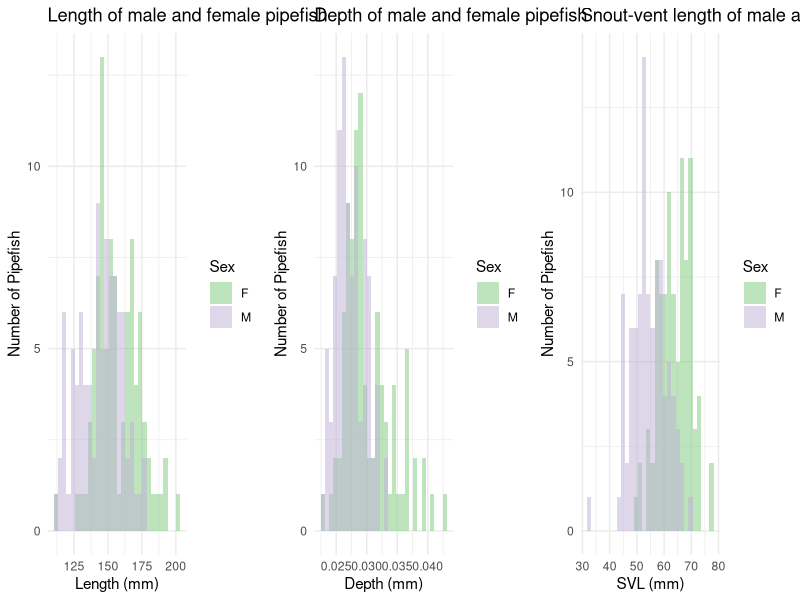

The R script that drew this image: (Note: this script raises an error after producing the figure.)
## ---- chunk 1
knitr::opts_knit$set(root.dir='../',
                     fig_path="../figs/")
## ---- chunk 2
#This is a cohesive list of all the libraries used in this document
library(ggplot2)
library(cowplot)
library(fBasics)
library(pwr)
library(lme4)
library(dplyr)
library(tidyr)
library(knitr)

## ---- chunk 3

#MomIDs and embryo counts for each section of the male's brood pouch
em_dat <- read.csv("data/EmbryoParentage_fuscus.csv")

#Metadata for males and females from the mesocosm experiments
fem_mesoFU <- read.csv("data/all_fem_meso_fuscus.csv")
mal_mesoFU <- read.csv("data/all_mal_meso_fuscus.csv")

## ---- chunk 4
#Adjust the torso depth
fem_mesoFU$depth_adj <- fem_mesoFU$depth/fem_mesoFU$length
mal_mesoFU$depth_adj <- mal_mesoFU$depth/mal_mesoFU$length

#Testing to see if the variances are equal
var.test(fem_mesoFU$length, mal_mesoFU$length) #EQUAL
var.test(fem_mesoFU$depth_adj, mal_mesoFU$depth_adj) #NOT EQUAL
var.test(fem_mesoFU$svl, mal_mesoFU$svl) #EQUAL

#Testing for normal distribution - Females
normalTest(fem_mesoFU$length, method = "da") #NORMAL
normalTest(fem_mesoFU$depth_adj, method = "da") #NOT NORMAL
normalTest(fem_mesoFU$svl, method = "da") #NORMAL

#Testing for normal distribution - Males
normalTest(mal_mesoFU$length, method = "da") #NOT NORMAL
normalTest(mal_mesoFU$depth_adj, method = "da") #NORMAL
normalTest(mal_mesoFU$svl, method = "da") #NORMAL

## ---- chunk 5
#Combining the datasets
fem_mesoFU$Sex <- "F"
mal_mesoFU$Sex <- "M"
all_sex_meso <- rbind(fem_mesoFU[, c("length", "depth_adj", "svl", "Sex")], mal_mesoFU[, c("length", "depth_adj", "svl", "Sex")])

length <- ggplot(data = all_sex_meso, aes(x = length)) +
  geom_histogram(aes(fill = Sex),
                 alpha = 0.5,
                 position = 'identity') +
  scale_fill_manual(values = c("#7fc97f75", "#beaed475")) +
  theme_minimal() +
  labs(x = "Length (mm)",
       y = "Number of Pipefish",
       title = "Length of male and female pipefish")

depth <- ggplot(data = all_sex_meso, aes(x = depth_adj)) +
  geom_histogram(aes(fill = Sex),
                 alpha = 0.5,
                 position = 'identity') +
  scale_fill_manual(values = c("#7fc97f75", "#beaed475")) +
  theme_minimal() +
  labs(x = "Depth (mm)",
       y = "Number of Pipefish",
       title = "Depth of male and female pipefish")

svl <- ggplot(data = all_sex_meso, aes(x = svl)) +
  geom_histogram(aes(fill = Sex),
                 alpha = 0.5,
                 position = 'identity') +
  scale_fill_manual(values = c("#7fc97f75", "#beaed475")) +
  theme_minimal() +
  labs(x = "SVL (mm)",
       y = "Number of Pipefish",
       title = "Snout-vent length of male and female pipefish")

plot_grid(length, depth, svl,
          ncol = 3)

## ---- chunk 6
#Running the appropriate test
wilcox.test(fem_mesoFU$length, mal_mesoFU$length)
wilcox.test(fem_mesoFU$depth_adj, mal_mesoFU$depth_adj)
t.test(fem_mesoFU$svl, mal_mesoFU$svl, var.equal = TRUE)
## ---- chunk 7

#Checking the power - length
d_mean_len <- abs(mean(fem_mesoFU$length, na.rm = TRUE) - 
                    mean(mal_mesoFU$length, na.rm = TRUE))
pool_sd_len <- sqrt((var(fem_mesoFU$length, na.rm = TRUE) + 
                       var(mal_mesoFU$length, na.rm = TRUE))/ 2)
d_len <- d_mean_len/pool_sd_len

pwr.t.test(n = nrow(fem_mesoFU), 
           d = d_len,
           sig.level = 0.05,
           type = 'two.sample',
           alternative = 'two.sided')

#Checking the power - SVL
d_mean_svl <- abs(mean(fem_mesoFU$svl, na.rm = TRUE) - 
                    mean(mal_mesoFU$svl, na.rm = TRUE))
pool_sd_svl <- sqrt((var(fem_mesoFU$svl, na.rm = TRUE) + 
                       var(mal_mesoFU$svl, na.rm = TRUE))/ 2)
d_svl <- d_mean_svl/pool_sd_svl

pwr.t.test(n = nrow(fem_mesoFU), 
           d = d_svl,
           sig.level = 0.05,
           type = 'two.sample',
           alternative = 'two.sided')

#Checking the power - Depth
d_mean_depth <- abs(mean(fem_mesoFU$depth_adj, na.rm = TRUE) - 
                      mean(mal_mesoFU$depth_adj, na.rm = TRUE))
pool_sd_depth <- sqrt((var(fem_mesoFU$depth_adj, na.rm = TRUE) + 
                         var(mal_mesoFU$depth_adj, na.rm = TRUE))/ 2)
d_depth <- d_mean_depth/pool_sd_depth
pwr.t.test(n = nrow(fem_mesoFU), 
           d = d_depth,
           sig.level = 0.05,
           type = 'two.sample',
           alternative = 'two.sided')

## ---- chunk 8

## ---- chunk 9
#Make a column in *_meso that contains the full fishID (i.e. FU1M3) to match the 
#formatting in the fitness datasets (make sure they have the same name for merging purposes)
fem_mesoFU$momID <- paste0("FU", fem_mesoFU$trial_num, "F",
                         fem_mesoFU$fishID)
mal_mesoFU$maleID <- paste0("FU", mal_mesoFU$trial_num, "M",
                          mal_mesoFU$fishID)

#Merge the datasets based on the columns created above
fem_all <- merge(fem_mesoFU, fem_fitness, by = "momID", 
                 all.x = TRUE, all.y = TRUE)
mal_all <- merge(mal_mesoFU, mal_fitness, by = "maleID", 
                 all.x = TRUE, all.y = TRUE)
## ---- chunk 10
#Subset the merged datasets to remove trials without successful matings 
fem_succFU <- subset(fem_all, !(trial_num %in% c(4, 7, 8, 9)))
mal_succFU <- subset(mal_all, !(trial_num %in% c(4, 7, 8, 9)))

#Replace NAs with 0s in the columns related to fitness
mal_succFU[, c("MatingSuccess", "NumDeveloped_Calc", 
               "NumUndeveloped_Calc", "totalEggs")] <- sapply(mal_succFU[,
                                                                         c("MatingSuccess", "NumDeveloped_Calc", 
               "NumUndeveloped_Calc", "totalEggs")],
                           function(x)
                             ifelse(is.na(x), 0, x))

fem_succFU[, c("MatingSuccess", "NumDeveloped", 
               "NumUndeveloped", "totalEggs")] <- sapply(fem_succFU[, c("MatingSuccess", 
                                                                        "NumDeveloped", 
                                                                        "NumUndeveloped", 
                                                                        "totalEggs")],
                           function(x)
                             ifelse(is.na(x), 0, x))

#Add a column for females to denote mated or unmated
fem_succFU$mated <- ifelse(fem_succFU$MatingSuccess > 0, 1, 0)

## ---- chunk 11
#create a subset of only the males who mated
mated_malFU <- mal_succFU[mal_succFU$preg_status == 1, ]

#Plot brood size against the different metrics for pouch size
par(mfrow=c(1,2))
plot(mated_malFU$bp_area,
     mated_malFU$totalEggs,
     xlab = expression(paste("Brood Pouch Area (mm"^2*")")),
     ylab = "Brood Size (# embryos)",
     col = "darkorange",
     pch = 19)
abline(lm(mated_malFU$totalEggs ~ as.numeric(mated_malFU$bp_area)), lwd = 3, lty = 2)
plot(mated_malFU$bp_length,
     mated_malFU$totalEggs,
     xlab = "Brood Pouch Length (mm)",
     ylab = "Brood Size (# embryos)",
     col = "cyan4",
     pch = 19)
abline(lm(mated_malFU$totalEggs ~ as.numeric(mated_malFU$bp_length)), lwd = 3, lty = 2)
## ---- chunk 12
cor.test(as.numeric(mated_malFU$bp_area), mated_malFU$totalEggs)
cor.test(as.numeric(mated_malFU$bp_length), mated_malFU$totalEggs)
## ---- chunk 13
plot(mated_malFU$length,
     mated_malFU$totalEggs,
     xlab = "Standard Length (mm)",
     ylab = "Brood Size (# embryos)",
     col = "#CD5C5C75",
     pch = 19,
     cex = 1.5
)
abline(lm(mated_malFU$totalEggs ~ as.numeric(mated_malFU$length)), lwd = 3, lty = 2)
## ---- chunk 14
cor.test(as.numeric(mated_malFU$length), mated_malFU$totalEggs)
## ---- chunk 15
eggs_per_mate <- fem_succFU$totalEggs/fem_succFU$MatingSuccess
mean(eggs_per_mate, na.rm = TRUE)
sd(eggs_per_mate, na.rm = TRUE)/sqrt(length(eggs_per_mate))
## ---- chunk 16
#create a subset of only the females who mated
mated_femFU <- fem_succFU[fem_succFU$mated == 1, ]

#Plot total number of eggs transferred against the different metrics for females size
par(mfrow=c(1,3))
plot(mated_femFU$length,
     mated_femFU$totalEggs,
     xlab = "Length (mm)",
     ylab = "Number of eggs transferred",
     col = "darkorange",
     pch = 19)
abline(lm(mated_femFU$totalEggs ~ mated_femFU$length), lwd = 3, lty = 2)
plot(mated_femFU$depth_adj,
     mated_femFU$totalEggs,
     xlab = "Depth (mm)",
     ylab = "Number of eggs transferred",
     col = "cyan4",
     pch = 19)
abline(lm(mated_femFU$totalEggs ~ mated_femFU$depth_adj), lwd = 3, lty = 2)
plot(mated_femFU$svl,
     mated_femFU$totalEggs,
     xlab = "Snout-vent Length (mm)",
     ylab = "Number of eggs transferred",
     col = "purple",
     pch = 19)
abline(lm(mated_femFU$totalEggs ~ mated_femFU$svl), lwd = 3, lty = 2)

## ---- chunk 17
cor.test(mated_femFU$length, as.numeric(mated_femFU$totalEggs))
cor.test(mated_femFU$depth_adj, as.numeric(mated_femFU$totalEggs))
cor.test(mated_femFU$svl, as.numeric(mated_femFU$totalEggs))

## ---- chunk 18

par(mfrow=c(2,3))
mal_succFU$preg_status <- as.factor(mal_succFU$preg_status)
boxplot(mal_succFU$length ~ mal_succFU$preg_status,
        xlab = "Mated",
        ylab = "Length (mm)",
        col= c("darkorange", "cyan4"))
boxplot(mal_succFU$depth_adj ~ mal_succFU$preg_status,
        xlab = "Mated",
        ylab = "Depth (mm)",
        col= c("darkorange", "cyan4"))
boxplot(mal_succFU$svl ~ mal_succFU$preg_status,
        xlab = "Mated",
        ylab = "Snout-vent Length (mm)",
        col= c("darkorange", "cyan4"))
boxplot(as.numeric(mal_succFU$bp_area) ~ mal_succFU$preg_status,
        xlab = "Mated",
        ylab = expression(paste("Brood Pouch Area (mm"^2*")")),
        col= c("darkorange", "cyan4"))
boxplot(mal_succFU$bp_length ~ mal_succFU$preg_status,
        xlab = "Mated",
        ylab = "Brood Pouch Length (mm)",
        col= c("darkorange", "cyan4"))
boxplot(mal_succFU$weight ~ mal_succFU$preg_status,
        xlab = "Mated",
        ylab = "Weight (g)",
        col= c("darkorange", "cyan4"))
## ---- chunk 19
##Test the assumptions
##Looking for equal variances
var.test(mal_succFU$length ~ mal_succFU$preg_status) #equal
var.test(mal_succFU$depth_adj ~ mal_succFU$preg_status) #equal
var.test(mal_succFU$svl ~ mal_succFU$preg_status) #not equal
var.test(as.numeric(mal_succFU$bp_area) ~ mal_succFU$preg_status) #equal
var.test(mal_succFU$bp_length ~ mal_succFU$preg_status) #equal
var.test(mal_succFU$weight ~ mal_succFU$preg_status) #not equal

##Looking for a normal distribution
normalTest(mal_succFU$length, method = "da") #not normal
normalTest(mal_succFU$depth_adj, method = "da") #normal
normalTest(mal_succFU$svl, method = "da") #normal
normalTest(as.numeric(mal_succFU$bp_area), method = "da") #not normal
normalTest(mal_succFU$bp_length, method = "da") #normal
normalTest(mal_succFU$weight, method = "da") #not normal

##Running the appropriate test
wilcox.test(mal_succFU$length ~ mal_succFU$preg_status) #Not sig.
t.test(mal_succFU$depth_adj ~ mal_succFU$preg_status,
       var.equal = TRUE) #not sig.
t.test(mal_succFU$svl ~ mal_succFU$preg_status,
       var.equal = FALSE) #not sig.
wilcox.test(as.numeric(mal_succFU$bp_area) ~ mal_succFU$preg_status) #not. sig.
t.test(mal_succFU$bp_length ~ mal_succFU$preg_status,
       var.equal = TRUE) #sig?
wilcox.test(mal_succFU$weight ~ mal_succFU$preg_status) #not sig.
## ---- chunk 20

hist(mal_all$bp_length, 
     xlab = "Brood Pouch Length (mm)", 
     ylab = "Number of male pipefish",
     col = "#beaed4", breaks = 15, main = "")

hist(mal_all$bp_length[mal_all$preg_status != 0], 
     add = TRUE,
     col = "#8968CD", breaks = 10)


legend("topright",
       legend = c("Mated Males", "All Males"),
       col = c("#8968CD", "#beaed4"),
       pch = 15)
## ---- chunk 21
par(mfrow=c(2,2))
fem_succFU$mated <- as.factor(fem_succFU$mated)

boxplot(fem_succFU$length ~ fem_succFU$mated,
        xlab = "Mated",
        ylab = "Length (mm)",
        col= c("darkorange", "cyan4"))
boxplot(fem_succFU$depth_adj ~ fem_succFU$mated,
        xlab = "Mated",
        ylab = "Depth (mm)",
        col= c("darkorange", "cyan4"))
boxplot(fem_succFU$svl ~ fem_succFU$mated,
        xlab = "Mated",
        ylab = "Snout-vent Length (mm)",
        col= c("darkorange", "cyan4"))
boxplot(fem_succFU$weight ~ fem_succFU$mated,
        xlab = "Mated",
        ylab = "Weight (g)",
        col= c("darkorange", "cyan4"))

## ---- chunk 22
#Test the assumptions
##Equal variances
var.test(fem_succFU$length ~ fem_succFU$mated) #equal
var.test(fem_succFU$depth_adj ~ fem_succFU$mated) #not equal
var.test(fem_succFU$svl ~ fem_succFU$mated) #equal
var.test(fem_succFU$weight ~ fem_succFU$mated) #equal

##Normal Distributions
normalTest(fem_succFU$length, method = "da") #normal
normalTest(fem_succFU$depth_adj, method = "da") #not normal
normalTest(fem_succFU$svl, method = "da") #normal
normalTest(fem_succFU$weight, method = "da") #normal

#Running the appropriate test
t.test(fem_succFU$length ~ fem_succFU$mated, 
       var.equal = TRUE) #not sig.
wilcox.test(fem_succFU$depth_adj ~ fem_succFU$mated) #not sig.
t.test(fem_succFU$svl ~ fem_succFU$mated, 
       var.equal = TRUE) #not sig.
t.test(fem_succFU$weight ~ fem_succFU$mated,
       var.equal = TRUE) #not sig.
## ---- chunk 23

hist(fem_all$depth_adj, 
     xlab = "Torso Depth (mm)", 
     ylab = "Number of female pipefish",
     col = "#7fc97f", breaks = 20, main = "")

hist(fem_all$depth_adj[fem_all$MatingSuccess != 0], 
     add = TRUE,
     col = "#548B54", breaks = 15)

legend("topright",
       legend = c("Mated Females", "All Females"),
       col = c("#548B54", "#7fc97f"),
       pch = 15)
## ---- chunk 24
##FEMALES
#Create a dataframe to store the calculations of I and I_S in
fem_opp_selection <- data.frame(matrix(ncol = 3,
                                       nrow = 0))

colnames(fem_opp_selection) <- c("trial_num", "I", "I_s")

#Loop through the different trials and calculate I and I_S
for (trial in unique(fem_succFU$trial_num)) {
  
  #Subset the overall dataframe to work with an individual trial
  tmp <- fem_succFU[fem_succFU$trial_num == trial, ]
  
  #Calculate opportunity selection
  I <- var(tmp$NumDeveloped)/(mean(tmp$NumDeveloped)^2)
  
  I_s <- var(tmp$MatingSuccess)/(mean(tmp$MatingSuccess)^2)
  
  #Combining all of the selection values (Is) and save the output
  trial_num <- trial
  selection <- cbind(trial_num, I, I_s)
  
  fem_opp_selection <- rbind(fem_opp_selection, selection)
  
}


##MALES
#Create a dataframe to store the calculations of I and I_S in
mal_opp_selection <- data.frame(matrix(ncol = 3,
                                       nrow = 0))

colnames(mal_opp_selection) <- c("trial_num", "I", "I_s")

#Loop through the different trials and calculate I and I_S
for (trial in unique(mal_succFU$trial_num)) {
  
  #Subset the overall dataframe to work with an individual trial
  tmp <- mal_succFU[mal_succFU$trial_num == trial, ]
  
  #Calculate opportunity selection
  I <- var(tmp$NumDeveloped)/(mean(tmp$NumDeveloped)^2)
  
  I_s <- var(tmp$MatingSuccess)/(mean(tmp$MatingSuccess)^2)
  
  #Combining all of the selection values (Is) and save the output
  trial_num <- trial
  selection <- cbind(trial_num, I, I_s)
  
  mal_opp_selection <- rbind(mal_opp_selection, selection)
  
}

#Merge the selection coefficients from males and females into one dataset to 
#make life easier
fem_opp_selection$Sex <- "F"
mal_opp_selection$Sex <- "M"

opp_selection_all <- rbind(fem_opp_selection, mal_opp_selection)
## ---- chunk 25
#List the columns of interest
columns <- c("I", "I_s")

#Create a dataframe to store the final values in
opp_average <- data.frame(matrix(ncol = 4,
                                 nrow = 0))
colnames(opp_average) <- c("Average", "Interval", "Episode_sel", "Sex")

#Calculate the critical value
crit <- qt(p = 0.975, df = (nrow(fem_opp_selection) - 1))

for (j in 1:length(columns)) {
    
    col_name <- columns[[j]]
    
    #Calculate the means
    mean <- t(t(tapply(opp_selection_all[, colnames(opp_selection_all) == col_name], 
                       opp_selection_all$Sex, 
                       mean)))
    
    #Calculate standard error
    se <- t(t(tapply(opp_selection_all[, colnames(opp_selection_all) == col_name], 
                     opp_selection_all$Sex, 
                 function(x){
                   sqrt(var(x))/sqrt(length(x))
                 })))
    
    #Calculate the value that is added and subtracted from the mean
    int <- se*crit
    
    #Combine the data together
    episode <- as.data.frame(cbind(mean, int))
    colnames(episode) <- c("Average", "Interval")
    
    episode$Episode_sel <- col_name
    episode$Sex <- rownames(episode)
    
    rownames(episode) <- NULL
    
    opp_average <- rbind(opp_average, episode)
    
  }

## ---- chunk 26

#Create a new column
opp_average <- opp_average %>%
  mutate(Combined = paste0(round(Average , 2), 
                           " (", round(Average - Interval, 2), ", ",
                           round(Average + Interval, 2), ")"))

#Transform data into wide format
sum_opp <- opp_average %>% 
  select(Episode_sel, Sex, Combined) %>% 
  pivot_wider(names_from = Sex, values_from = Combined) 

#Display the table
kable(sum_opp, caption = "Average Opportunity of Selection (95% CI) for Males and Females")

## ---- chunk 27

#Set parameters
sex_cols <- c("F" = "#7fc97f", "M" = "#beaed4" )
pd <- position_dodge(1)

ggplot(opp_average,
       aes(x = Episode_sel,
           y = Average,
           color = Sex,
           group = Sex)) +
  geom_errorbar(aes(ymin = Average - Interval,
                    ymax = Average + Interval),
                color = "black",
                width = 0.2,
                position = pd,
                linewidth = 1) +
  geom_point(position = pd,
             size = 4) +
  xlab("Episode of Selection") +
  ylab("Average Fitness Value") +
  scale_color_manual(values = sex_cols) +
  theme(panel.grid.major = element_blank(), 
        panel.grid.minor = element_blank(), 
        panel.background = element_blank(), 
        axis.line = element_line(colour = "black")) +
  theme(legend.position = "bottom",
        legend.key=element_blank(),
        axis.title.x = element_text(size = 16,
                                    vjust = -0.5),
        axis.text.x = element_text(size = 16, family = "serif"),
        axis.title.y = element_text(size = 16,
                                    vjust = 2.5),
        axis.text.y = element_text(size = 16),
        legend.title = element_text(size = 14),
        legend.text = element_text(size = 12)) +
  geom_hline(yintercept = 0, linetype = "dashed", linewidth = 1)

## ---- chunk 28

#Create a dataframe to store all of the intermediate values of fitness in
fem_succ_fitness <- data.frame(matrix(ncol = ncol(fem_succFU) + 9,
                                      nrow = 0))
colnames(fem_succ_fitness) <- c(colnames(fem_succFU),
                                "w1", "w1_squared",
                                "W2", "W2_bar", "w2",
                                "W3", "W3_bar", "w3", "i3")

#Create a dataframe to store the final calculations of I in
opp_selection_episodes_fem <- data.frame(matrix(ncol = 12,
                                            nrow = 0))
colnames(opp_selection_episodes_fem) <- c("trial_num", "I_1", "I_1per", "I_2", "I_2per", 
                                          "I_3", "I_3per", "I_12", "I_12per",
                                          "I", "Iper")

for (trial in unique(fem_succFU$trial_num)) {
  
  #Subset the overall dataframe to work with an individual trial
  tmp <- fem_succFU[fem_succFU$trial_num == trial, ]
  
  #Calculate the absolute pre-copulatory fitness (Eq. 14 Arnold & Wade 1984)
  #This is the same as the calculation of I_s
  tmp$w1 <- tmp$MatingSuccess/mean(tmp$MatingSuccess) #Relative mating success
  tmp$w1_squared <- (tmp$w1)^2
  
  I_1 <- var(tmp$w1) #Variance in relative mating success
  
  #Post-copulatory selection event 1 (Number of eggs transferred) (Eq. 15 Arnold & Wade 1984)
  tmp$W2 <- ifelse(tmp$MatingSuccess > 0,
                   tmp$totalEggs/tmp$MatingSuccess,
                   0) #Number of eggs per mate
  tmp$W2_bar <- tmp$W2 * (tmp$w1/nrow(tmp)) #Number of eggs per mate adjusted by the # of individuals with fitness W
  tmp$w2 <- tmp$W2/sum(tmp$W2_bar)
  
  I_2 <- (sum((tmp$w1 * (tmp$w2)^2))/nrow(tmp) - 1) * nrow(tmp)/(nrow(tmp) - 1)
  
  #Post-copulatory selection event 2 (Number of eggs developed) (Eq. 16 Arnold & Wade 1984)
  tmp$W3 <- ifelse(tmp$totalEggs > 0,
                   tmp$NumDeveloped/tmp$totalEggs,
                   0) #Proportion of transferred eggs that developed
  tmp$W3_bar <- tmp$W3 * ((tmp$totalEggs/mean(tmp$totalEggs))/nrow(tmp)) #Prop. of eggs developed adjusted by the # of individuals with fitness W
  tmp$w3 <- tmp$W3/sum(tmp$W3_bar)
  tmp$i3 <- ((tmp$totalEggs/mean(tmp$totalEggs))/nrow(tmp)) * ((tmp$w3 - 1)^2)
  
  I_3 <- sum(tmp$i3) * nrow(tmp)/(nrow(tmp) - 1)

  I_12 <- var(tmp$totalEggs)/(mean(tmp$totalEggs)^2)
  
  #Total opportunity for selection
  I <- var(tmp$NumDeveloped)/(mean(tmp$NumDeveloped)^2)
  
  #Calculating percentages for each selection event
  I_1per <- (I_1/I)*100
  I_2per <- (I_2/I)*100
  I_3per <- (I_3/I)*100
  I_12per <- (I_12/I)*100
  Iper <- (I/I)*100
  
  #Combining all of the selection values (Is) and saving the output
  trial_num <- trial
  selection <- cbind(trial_num, I_1, I_1per, I_2, I_2per, I_3, I_3per,
                     I_12, I_12per, I, Iper)
  
  opp_selection_episodes_fem <- rbind(opp_selection_episodes_fem, selection)
  
  #Save the intermediate values
  fem_succ_fitness <- rbind(fem_succ_fitness, tmp)
}

#Exporting the data
#write.csv(fem_succ_fitness, "data/fuscus_int_I_fem.csv", row.names = FALSE)
## ---- chunk 29
#Create a dataframe to store all of the intermediate values of fitness in
mal_succ_fitness <- data.frame(matrix(ncol = ncol(mal_succFU) + 9,
                                      nrow = 0))
colnames(mal_succ_fitness) <- c(colnames(mal_succFU),
                                "w1", "w1_squared",
                                "W2", "W2_bar", "w2",
                                "W3", "W3_bar", "w3", "i3")

#Create a dataframe to store the final calculations of I in
opp_selection_episodes_mal <- data.frame(matrix(ncol = 12,
                                            nrow = 0))
colnames(opp_selection_episodes_mal) <- c("trial_num", "I_1", "I_1per", "I_2", "I_2per", 
                                          "I_3", "I_3per", "I_12", "I_12per",
                                          "I", "Iper", "I_s")

for (trial in unique(mal_succFU$trial_num)) {
  
  #Subset the overall dataframe to work with an individual trial
  tmp <- mal_succFU[mal_succFU$trial_num == trial, ]
  
  #Calculate the absolute pre-copultory fitness (Eq. 14 Arnold & Wade 1984)
  tmp$w1 <- tmp$MatingSuccess/mean(tmp$MatingSuccess) #Relative mating success
  tmp$w1_squared <- (tmp$w1)^2
  
  I_1 <- var(tmp$w1) #Variance in relative mating success
  
  #Post-copulatory selection event 1 (Number of eggs transferred) (Eq. 15 Arnold & Wade 1984)
  tmp$W2 <- ifelse(tmp$MatingSuccess > 0,
                   tmp$totalEggs/tmp$MatingSuccess,
                   0) #Number of eggs per mate
  tmp$W2_bar <- tmp$W2 * (tmp$w1/nrow(tmp)) #Number of eggs per mate adjusted by the # of individuals with fitness W
  tmp$w2 <- tmp$W2/sum(tmp$W2_bar)
  
  I_2 <- (sum((tmp$w1 * (tmp$w2)^2))/nrow(tmp) - 1) * nrow(tmp)/(nrow(tmp) - 1)
  
  #Post-copulatory selection event 2 (Number of eggs developed) (Eq. 16 Arnold & Wade 1984)
  tmp$W3 <- ifelse(tmp$totalEggs > 0,
                   tmp$NumDeveloped_Calc/tmp$totalEggs,
                   0) #Proportion of transferred eggs that developed
  tmp$W3_bar <- tmp$W3 * ((tmp$totalEggs/mean(tmp$totalEggs))/nrow(tmp)) #Prop. of eggs developed adjusted by the # of individuals with fitness W
  tmp$w3 <- tmp$W3/sum(tmp$W3_bar)
  tmp$i3 <- ((tmp$totalEggs/mean(tmp$totalEggs))/nrow(tmp)) * ((tmp$w3 - 1)^2)
  
  I_3 <- sum(tmp$i3) * nrow(tmp)/(nrow(tmp) - 1)

  I_12 <- var(tmp$totalEggs)/(mean(tmp$totalEggs)^2)
  
  #Total opportunity for selection
  I <- var(tmp$NumDeveloped_Calc)/(mean(tmp$NumDeveloped_Calc)^2)

  #Calculating percentages for each selection event
  I_1per <- (I_1/I)*100
  I_2per <- (I_2/I)*100
  I_3per <- (I_3/I)*100
  I_12per <- (I_12/I)*100
  Iper <- (I/I)*100
  
  #Combining all of the selection values (Is) and saving the output
  trial_num <- trial
  selection <- cbind(trial_num, I_1, I_1per, I_2, I_2per, I_3, I_3per,
                     I_12, I_12per, I, Iper)
  
  opp_selection_episodes_mal <- rbind(opp_selection_episodes_mal, selection)
  
  #Save the intermediate values
  mal_succ_fitness <- rbind(mal_succ_fitness, tmp)
}

#Exporting the data
#write.csv(mal_succ_fitness, "data/fuscus_int_I_mal.csv", row.names = FALSE)
## ---- chunk 30
#Merge the selection coefficients from males and females into one dataset to 
#make life easier
opp_selection_episodes_fem$Sex <- "F"
opp_selection_episodes_mal$Sex <- "M"

opp_selection_episodes_all <- rbind(opp_selection_episodes_fem, opp_selection_episodes_mal)

#Exporting the data
#write.csv(opp_selection_episodes_all, "data/fuscus_opp_selection.csv", row.names = FALSE)

#List the columns of interest
columns <- c("I_1", "I_2", "I_12", "I_3","I")

#Create a dataframe to store the final values in
opp_episodes_average <- data.frame(matrix(ncol = 4,
                                    nrow = 0))
colnames(opp_episodes_average) <- c("Average", "Interval", 
                                    "Episode_sel", "Sex")

#Calculate the critical value
crit <- qt(p = 0.975, df = (nrow(opp_selection_episodes_fem) - 1))

for (j in 1:length(columns)) {
    
    col_name <- columns[[j]]
    
    #Calculate the means
    mean <- t(t(tapply(opp_selection_episodes_all[, colnames(opp_selection_episodes_all) 
                                                  == col_name], 
                       opp_selection_episodes_all$Sex, 
                       mean)))
    
    #Calculate standard error
    se <- t(t(tapply(opp_selection_episodes_all[, colnames(opp_selection_episodes_all) 
                                                == col_name], 
                     opp_selection_episodes_all$Sex, 
                 function(x){
                   sqrt(var(x))/sqrt(length(x))
                 })))
    
    #Calculate the value that is added and subtracted from the mean
    int <- se*crit
    
    #Combine the data together
    episode <- as.data.frame(cbind(mean, int))
    colnames(episode) <- c("Average", "Interval")
    
    episode$Episode_sel <- col_name
    episode$Sex <- rownames(episode)
    
    rownames(episode) <- NULL
    
    opp_episodes_average <- rbind(opp_episodes_average, episode)
    
  }


## ---- chunk 31

#Create a new column
opp_episodes_average <- opp_episodes_average %>%
  mutate(Combined = paste0(round(Average , 3), 
                           " (", round(Average - Interval, 2), ", ",
                           round(Average + Interval, 2), ")"))

#Transform data into wide format
sum_table <- opp_episodes_average %>% 
  select(Episode_sel, Sex, Combined) %>% 
  pivot_wider(names_from = Sex, values_from = Combined) 

#Display the table
kable(sum_table, caption = "Average Episode of Selection (95% CI) for Males and Females")

## ---- chunk 32

#Set parameters

ggplot(opp_episodes_average,
       aes(x = Episode_sel,
           y = Average,
           color = Sex,
           group = Sex)) +
  geom_errorbar(aes(ymin = Average - Interval,
                    ymax = Average + Interval),
                color = "black",
                width = 0.2,
                position = pd,
                linewidth = 1) +
  geom_point(position = pd,
             size = 4) +
  xlab("Episode of Selection") +
  ylab("Average Fitness Value") +
  scale_color_manual(values = sex_cols) +
  theme(panel.grid.major = element_blank(), 
        panel.grid.minor = element_blank(), 
        panel.background = element_blank(), 
        axis.line = element_line(colour = "black")) +
  theme(legend.position = "bottom",
        legend.key=element_blank(),
        axis.title.x = element_text(size = 16,
                                    vjust = -0.5),
        axis.text.x = element_text(size = 16, family = "serif"),
        axis.title.y = element_text(size = 16,
                                    vjust = 2.5),
        axis.text.y = element_text(size = 16),
        legend.title = element_text(size = 14),
        legend.text = element_text(size = 12)) +
  geom_hline(yintercept = 0, linetype = "dashed", size = 1)

## ---- chunk 33

sexes <- c("M", "F")

#Create a dataframe to store the final values in
opp_percents <- data.frame(matrix(ncol = 3,
                                 nrow = 0))
colnames(opp_percents) <- c("Percent", "Episode_sel", "Sex")

#Calculate the percentage for each episode in the two sexes
for (sex in sexes) {
    
  #subset dataset based on sex
  tmp_sex <- opp_episodes_average[opp_episodes_average$Sex == sex, ]
  
  #Pull out the overall opp. for selection value
  I_average <- tmp_sex$Average[tmp_sex$Episode_sel == "I"]
  
  #Calculate what percentage of the I is represented by each episode
  percents <- as.data.frame(t(t(apply(tmp_sex, 1, function(x){
      
      (as.numeric(x[1])/I_average)*100
      
    }))))
    
    colnames(percents) <- "Percent"
    percents$Episode_sel <- tmp_sex$Episode_sel
    percents$Sex <- sex
    
    rownames(percents) <- NULL
    
    opp_percents <- rbind(opp_percents, percents)
    
  }

## ---- chunk 34

selection_colors <- c("I_1" = "#9FBCAA", "I_2" = "#F0B67F", "I_3" = "#CD96CD", "I_12" = "#6CA6CD")

ggplot(opp_percents[!(opp_percents$Episode_sel %in% c("I", "I_12")),], 
       aes(x = Sex, 
           y = Percent, 
           fill = Episode_sel)) +
  geom_bar(position = "stack", stat = "identity") +
  theme(panel.grid.major = element_blank(), 
        panel.grid.minor = element_blank(), 
        panel.background = element_blank(), 
        axis.line = element_line(colour = "black")) +
  scale_fill_manual(values = selection_colors) +
   theme(legend.position = "right",
        legend.key=element_blank(),
        axis.title.x = element_text(size = 16,
                                    vjust = -0.5),
        axis.text.x = element_text(size = 12),
        axis.title.y = element_text(size = 16,
                                    vjust = 2.5),
        axis.text.y = element_text(size = 12),
        legend.title = element_text(size = 14),
        legend.text = element_text(size = 12, family = "serif"))

## ---- chunk 35

#Calculating relative fitness as a metric for reproductive success
#Create a dataframe to store all of the calculations of relative fitness in
fem_bateman <- data.frame(matrix(ncol = 3,
                                 nrow = 0))
colnames(fem_bateman) <- c("trial", "MatingSuccess","rel_repo_fitness")

#Loop through each trial to calculate relative fitness
for (trial in unique(fem_succFU$trial_num)) {
  
  #Subset the overall dataframe to work with an individual trial
  tmp <- fem_succFU[fem_succFU$trial_num == trial, ]
  
  #Calculate relative fitness
  rel_repo_fitness <- tmp$totalEggs/mean(tmp$totalEggs)
  
  #Calculte mating fitness
  rel_mate_succuess <- tmp$MatingSuccess/mean(tmp$MatingSuccess)
  
  #Column-bind the trial #, Mating success, and calculated rel. fitness
  fitness <- cbind("trial" = rep(trial, nrow(tmp)), 
                   "MatingSuccess" = rel_mate_succuess, 
                   rel_repo_fitness)
  
  #Add this chunk of data to the dataframe we created
  fem_bateman <- rbind(fem_bateman, fitness)
}


#Repeat process for the Male mating data
mal_bateman <- data.frame(matrix(ncol = 3,
                                 nrow = 0))
colnames(mal_bateman) <- c("trial", "MatingSuccess","rel_repo_fitness")

for (trial in unique(mal_succFU$trial_num)) {
  
  #Subset the overall dataframe to work with an individual trial
  tmp <- mal_succFU[mal_succFU$trial_num == trial, ]
  
  #Calculate relative fitness
  rel_repo_fitness <- tmp$totalEggs/mean(tmp$totalEggs)
  
  #Calculte mating fitness
  rel_mate_succuess <- tmp$MatingSuccess/mean(tmp$MatingSuccess)
  
  #Column-bind the trial #, Mating success, and calculated rel. fitness
  fitness <- cbind("trial" = rep(trial, nrow(tmp)), 
                   "MatingSuccess" = rel_mate_succuess, 
                   rel_repo_fitness)
  
  #Add this chunk of data to the dataframe we created
  mal_bateman <- rbind(mal_bateman, fitness)
}

## ---- chunk 36

#Generating Bateman's gradient
#Define the model
fem_model <- lm(fem_bateman$rel_repo_fitness ~ fem_bateman$MatingSuccess)
mal_model <- lm(mal_bateman$rel_repo_fitness ~ mal_bateman$MatingSuccess)

#define weights to use
wt_fem <- 1 / lm(abs(fem_model$residuals) ~ fem_model$fitted.values)$fitted.values^2
wt_mal <- 1 / lm(abs(mal_model$residuals) ~ mal_model$fitted.values)$fitted.values^2

#perform weighted least squares regression
wls_model_fem <- lm(fem_bateman$rel_repo_fitness ~ fem_bateman$MatingSuccess,
                    weights=wt_fem)
wls_model_mal <- lm(mal_bateman$rel_repo_fitness ~ mal_bateman$MatingSuccess,
                    weights=wt_mal)

#Investigate the results
summary(wls_model_fem) #significant
summary(wls_model_mal) #significant

## ---- chunk 37

#Combine the two datasets
fem_bateman$Sex <- "F"
mal_bateman$Sex <- "M"

all_bateman <- rbind(fem_bateman, mal_bateman)

#Running a weighted least squares regression between MS and Sex
MS_sex_model <- lm(all_bateman$rel_repo_fitness ~
                     all_bateman$MatingSuccess*all_bateman$Sex)

wt_all <- 1 / lm(abs(MS_sex_model$residuals) ~
                   MS_sex_model$fitted.values)$fitted.values^2

wls_MS_sex_model <- lm(all_bateman$rel_repo_fitness ~ 
                         all_bateman$MatingSuccess*all_bateman$Sex, weights = wt_all)

summary(wls_MS_sex_model)

## ---- chunk 38
#Plotting the relationship between the mating and reproductive success without the two females who mated 3 times
par(mfrow=c(1,1))
plot(fem_bateman$MatingSuccess[fem_bateman$MatingSuccess < 6],
     fem_bateman$rel_repo_fitness[fem_bateman$MatingSuccess < 6],
     xlab = "Number of Mates (mating success)",
     ylab = "Relative Fitness (reproductive success)",
     pch = 19,
     col = "#7fc97f75")
points(mal_bateman$MatingSuccess,
       mal_bateman$rel_repo_fitness,
       xlab = "Number of Mates (mating success)",
       ylab = "Relative Fitness (reproductive success)",
       pch = 19,
       col = "#beaed475")

#Redefine the female model
fem_model2 <- lm(fem_bateman$rel_repo_fitness[fem_bateman$MatingSuccess < 6] ~
                   fem_bateman$MatingSuccess[fem_bateman$MatingSuccess < 6])
wt_fem2 <- 1 / lm(abs(fem_model2$residuals) ~
                    fem_model2$fitted.values)$fitted.values^2
wls_model_fem2 <- lm(fem_bateman$rel_repo_fitness[fem_bateman$MatingSuccess < 6] ~
                       fem_bateman$MatingSuccess[fem_bateman$MatingSuccess < 6],
                     weights=wt_fem2)

abline(wls_model_fem2, col = "#7fc97f", lwd = 3, lty = 2)
abline(wls_model_mal, col = "#beaed4", lwd = 3, lty = 2)

summary(wls_model_fem2)
